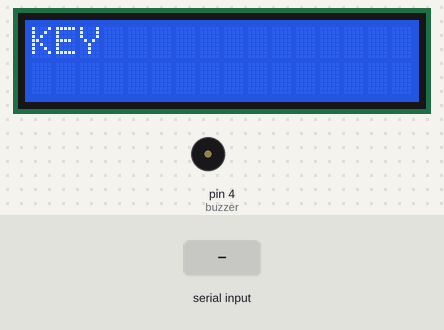
Recording of a sketch running on a simulated Arduino Uno, built with avr-gcc and run on an emulated ATmega328P. Parts: 16×2 character LCD, buzzer (waves = sounding, pin HIGH). The inputs (shaded band) are chosen by the test bench. What the sketch prints to the serial monitor is not drawn.

Above: at 2.2 s.
2.3 s: "A" received over Serial
At 2.7 s:
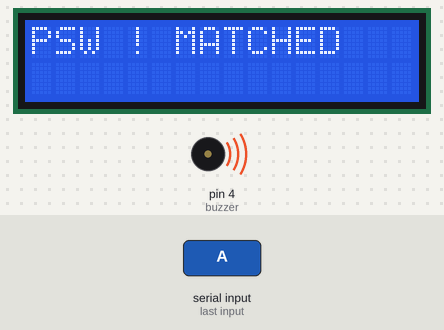
4.8 s: "1" received over Serial
At 5.7 s:
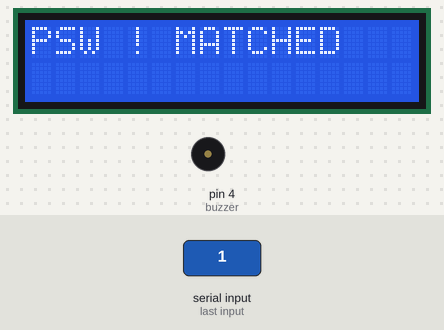
Timing chart, 0 to 7.8 s (numbered marks = the images above; inputs shaded):
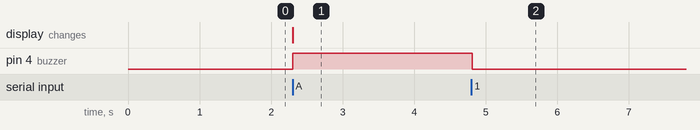

Measured:
- after the input at 2.3 s, pin 4 (buzzer): LOW → HIGH at once; the display: changes at once (image 1)
- after the input at 4.8 s, pin 4 (buzzer): HIGH → LOW at once

The sketch:

ITWI03_ZIGBEE_RX.ino
```cpp
#include <LiquidCrystal.h>
LiquidCrystal lcd(13, 12, 11, 10, 9, 8);
#define buzzer 4
char inChar = ' ';

void setup()
{
  Serial.begin(9600);    // Setting the baud rate of Serial Monitor (Arduino)
  pinMode(buzzer, OUTPUT);
  digitalWrite(buzzer, LOW);
  lcd.begin(16, 2);
  lcd.setCursor(0, 0);
  lcd.print("KEY");

  delay(1000);

}


void loop()
{
  while (Serial.available() > 0)

    inChar = Serial.read();
  Serial.print(inChar);
  switch (inChar)
  {
    case 'A':
      lcd.setCursor(0, 0);
      lcd.print("PSW ! MATCHED");
      digitalWrite(buzzer, HIGH);
      delay(500);
      digitalWrite(buzzer, LOW);
      break;
  }
}
```
